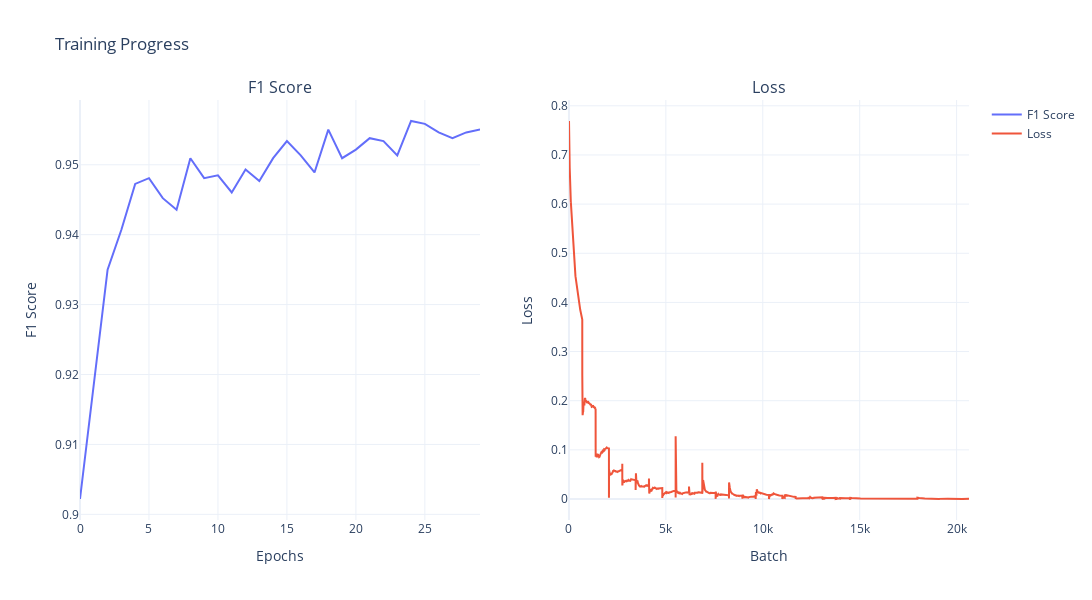

Source (notebook cell):
### Code cell
trainer = Trainer(
    model=model,
    train_dataloader=train_loader,
    val_dataloader=val_loader,
    optimizer=optimizer,
    criterion=criterion,
    scheduler=scheduler,
    num_epochs=30,
    device=torch.device('cuda' if torch.cuda.is_available() else 'cpu'),
    enable_visualization=True,
    is_jupyter=True
)

trainer.train()

### Figure 1 — Plotly figure (JSON) as saved in the notebook; plotly's stock layout.template omitted (floating-point values rounded to 4 significant figures; data arrays with more than 128 entries replaced by an {"elided": "..."} marker saying what was removed)
{"data": [{"mode": "lines", "name": "F1 Score", "type": "scatter", "x": [0, 1, 2, 3, 4, 5, 6, 7, 8, 9, 10, 11, 12, 13, 14, 15, 16, 17, 18, 19, 20, 21, 22, 23, 24, 25, 26, 27, 28, 29], "xaxis": "x", "y": [0.9022, 0.9182, 0.935, 0.9407, 0.9473, 0.9481, 0.9452, 0.9436, 0.9509, 0.9481, 0.9485, 0.946, 0.9493, 0.9477, 0.9509, 0.9534, 0.9513, 0.9489, 0.955, 0.9509, 0.9522, 0.9538, 0.9534, 0.9513, 0.9563, 0.9559, 0.9546, 0.9538, 0.9546, 0.955], "yaxis": "y"}, {"mode": "lines", "name": "Loss", "type": "scatter", "x": {"elided": "20640 int values"}, "xaxis": "x2", "y": {"elided": "20640 float values"}, "yaxis": "y2"}], "layout": {"annotations": [{"font": {"size": 16}, "showarrow": false, "text": "F1 Score", "x": 0.225, "xanchor": "center", "xref": "paper", "y": 1, "yanchor": "bottom", "yref": "paper"}, {"font": {"size": 16}, "showarrow": false, "text": "Loss", "x": 0.775, "xanchor": "center", "xref": "paper", "y": 1, "yanchor": "bottom", "yref": "paper"}], "height": 600, "showlegend": true, "title": {"text": "Training Progress"}, "width": 1800, "xaxis": {"anchor": "y", "autorange": true, "domain": [0, 0.45], "range": [0, 29], "title": {"text": "Epochs"}, "type": "linear"}, "xaxis2": {"anchor": "y2", "autorange": true, "domain": [0.55, 1], "range": [0, 20639], "title": {"text": "Batch"}, "type": "linear"}, "yaxis": {"anchor": "x", "autorange": true, "domain": [0, 1], "range": [0.8992, 0.9593], "title": {"text": "F1 Score"}, "type": "linear"}, "yaxis2": {"anchor": "x2", "autorange": true, "domain": [0, 1], "range": [-0.04273, 0.8118], "title": {"text": "Loss"}, "type": "linear"}}}
